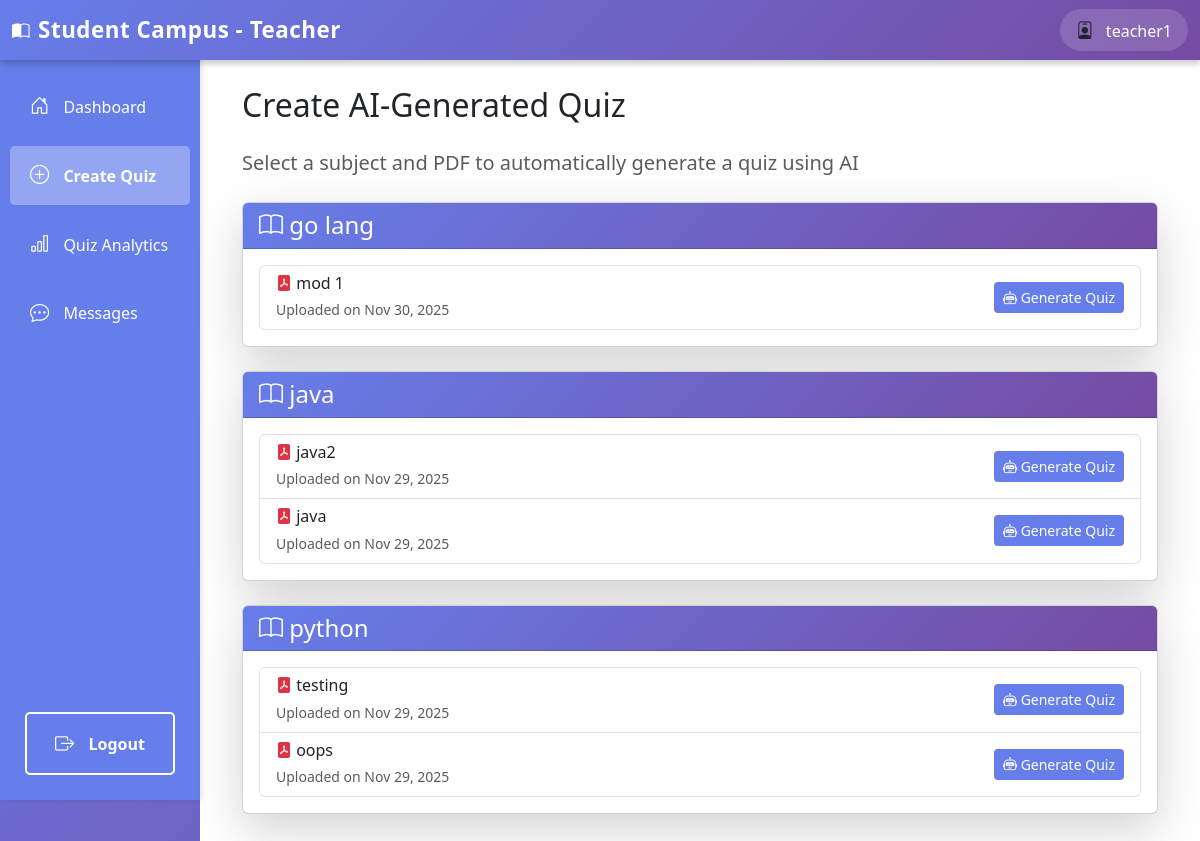
/teacher/quiz/create/ (signed in), run on an earlier commit of the app's database.
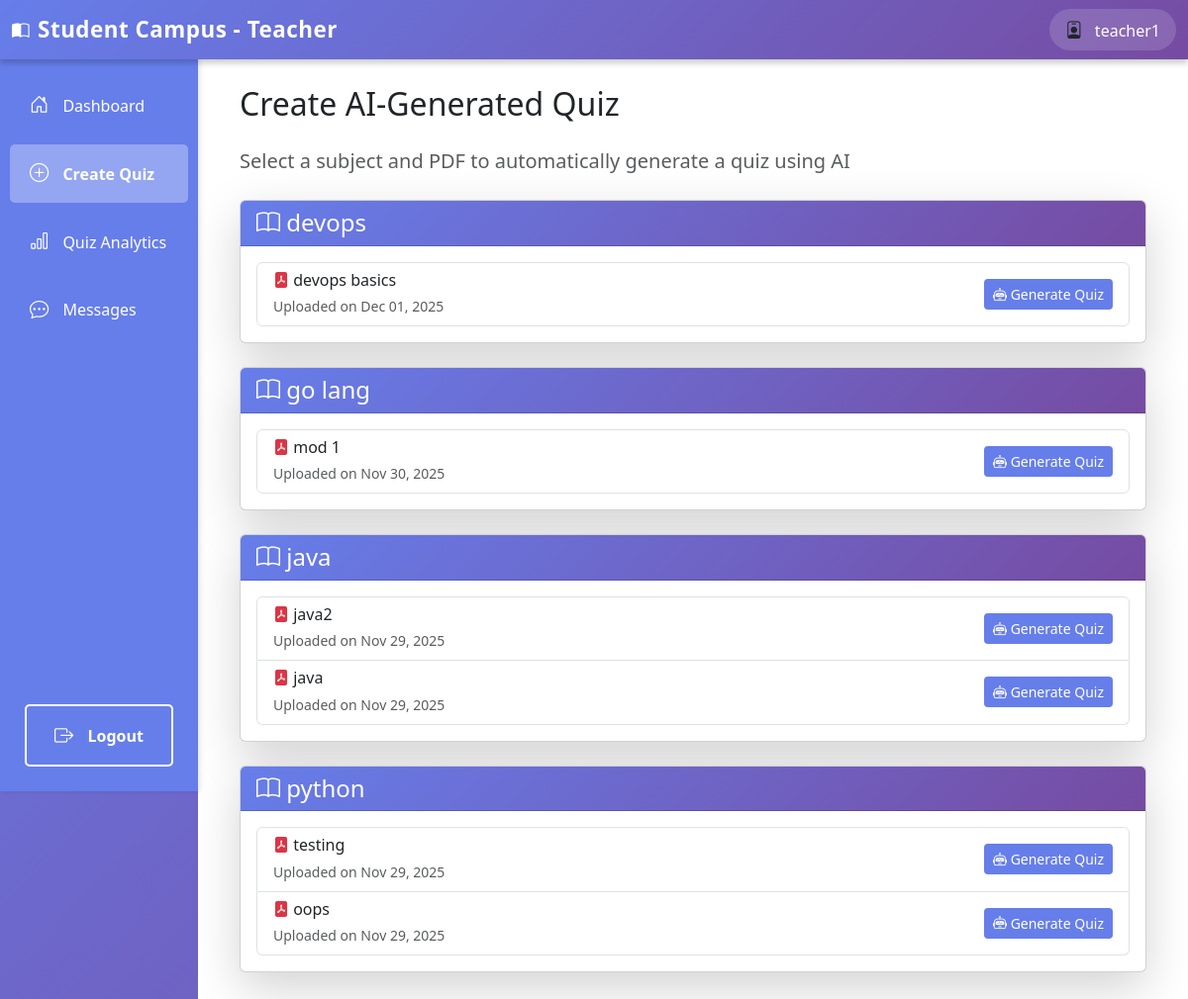
And on a later commit of the database.
### teachers/models.py (models this page shows, shortened)
class Subject(models.Model):
    name = models.CharField(max_length=200)
    description = models.TextField(blank=True)
    teacher = models.ForeignKey(User, on_delete=models.CASCADE, related_name='subjects')
    created_at = models.DateTimeField(auto_now_add=True)
    class Meta:
        ordering = ['name']

class PDFNote(models.Model):
    subject = models.ForeignKey(Subject, on_delete=models.CASCADE, related_name='notes')
    title = models.CharField(max_length=200)
    pdf_file = models.FileField(upload_to='notes/%Y/%m/%d/')  # Now supports PDF, DOC, DOCX, PPT, PPTX
    uploaded_by = models.ForeignKey(User, on_delete=models.CASCADE)
    created_at = models.DateTimeField(auto_now_add=True)
    class Meta:
        ordering = ['-created_at']

### teachers/views.py (the view)
# urls.py: path('quiz/create/', views.create_quiz, name='create_quiz'),
@login_required
def create_quiz(request):
    if not request.user.is_teacher():
        return HttpResponseForbidden("You don't have permission to access this page.")
    subjects = Subject.objects.filter(teacher=request.user).prefetch_related('notes')
    return render(request, 'teachers/create_quiz.html', {'subjects': subjects})

### authentication/models.py (called while the page is built)
    def is_teacher(self):
        return self.role == 'teacher'

### templates/teachers/create_quiz.html (shortened to what this page needs)
{% extends 'teachers/base_teacher.html' %}
{% block teacher_content %}
<div class="container">
    <h2 class="mb-4">Create AI-Generated Quiz</h2>
    <p class="lead text-muted mb-4">Select a subject and PDF to automatically generate a quiz using AI</p>
    {% if subjects %}
        {% for subject in subjects %}
            {% if subject.notes.all %}
                <div class="card shadow-lg mb-4">
                    <div class="card-header" style="background: linear-gradient(135deg, #667eea 0%, #764ba2 100%); color: white;">
                        <h4 class="mb-0"><i class="bi bi-book"></i> {{ subject.name }}</h4>
                    </div>
                    <div class="card-body">
                        <div class="list-group">
                            {% for note in subject.notes.all %}
                                <div class="list-group-item">
                                    <div class="d-flex justify-content-between align-items-center">
                                        <div>
                                            <h6 class="mb-1"><i class="bi bi-file-pdf-fill text-danger"></i> {{ note.title }}</h6>
                                            <small class="text-muted">Uploaded on {{ note.created_at|date:"M d, Y" }}</small>
                                        </div>
                                        <div>
                                            <a href="{% url 'generate_quiz' note.id %}" class="btn btn-sm" style="background-color: #667eea; color: white;">
                                                <i class="bi bi-robot"></i> Generate Quiz
                                            </a>
                                        </div>
                                    </div>
                                </div>
                            {% endfor %}
                        </div>
                    </div>
                </div>
            {% endif %}
        {% endfor %}
    {% else %}
        <div class="alert alert-info">
            <i class="bi bi-info-circle"></i> No subjects or PDFs available. Please create a subject and upload PDFs first.
        </div>
    {% endif %}
</div>
{% endblock %}

What changed in the data, as far as the page shows it:
added Subject: name "devops"
added PDFNote: title "devops basics", created_at "Dec 01, 2025", shown under "devops"
